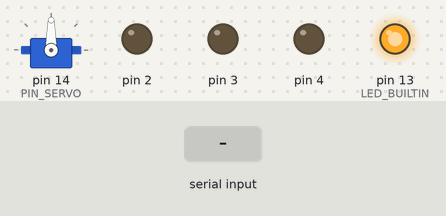
This program was run on a simulated Arduino Nano, built with avr-gcc and run on an emulated ATmega328P. Shown: servo, output pins drawn as LEDs (lit = HIGH). Inputs (shaded band) come from the test bench. What the program prints to the serial monitor is not drawn.

Above: at 4.7 s.
4.8 s: "START:1\n" received over Serial
At 5.04 s:
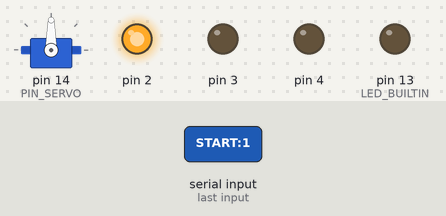
7.8 s: "STOP:1\n" received over Serial
At 10.6 s:
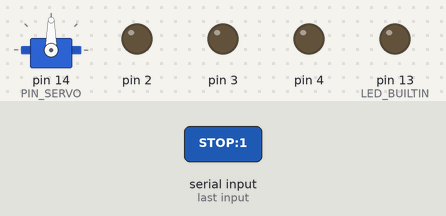
10.8 s: "UMOVE\n" received over Serial
At 12.0 s:
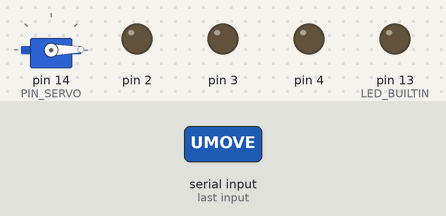
12.3 s: "MOVE:1\n" received over Serial
At 12.6 s:
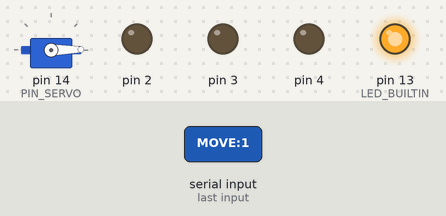
13.8 s: "START:150\n" received over Serial
At 14.05 s:
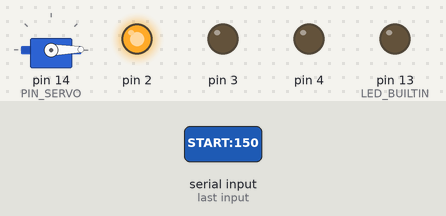
16.8 s: "UMOVE90\n" received over Serial
At 18.9 s:
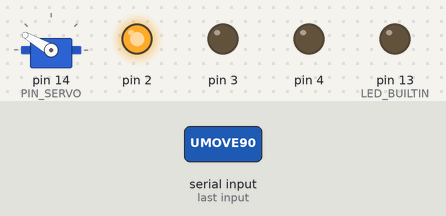
Timing chart, 0 to 20.4 s (numbered marks = the images above; inputs shaded):
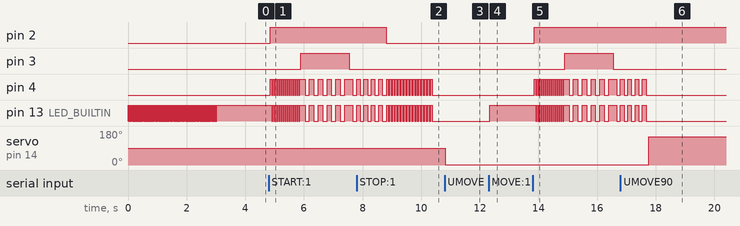

Measured:
- after the input at 4.8 s, pin 2: LOW → HIGH after 0.05 s; pin 3: LOW → HIGH after 1.1 s, → LOW 1.7 s later
- after the input at 7.8 s, pin 2: HIGH → LOW after 1.0 s
- after the input at 10.8 s, servo on pin 14 (PIN_SERVO): 90° → 1° at once
- after the input at 12.3 s, pin 13 (LED_BUILTIN): LOW → HIGH at once
- after the input at 13.8 s, pin 2: LOW → HIGH after 0.06 s; pin 3: LOW → HIGH after 1.1 s, → LOW 1.7 s later
- after the input at 16.8 s, servo on pin 14 (PIN_SERVO): 1° → 150° after 0.96 s

The program:

main.cpp
```cpp
#include "settings.h"
#include "engine_utils.h"
#include "print_utils.h"

// Global variables
int degrees = MIN_POS;   // Variable to store new position for the servo
bool led_status = false; // LED status flag
String data = "";        // String to store data from serial input
String command = "";     // String to store command from serial input

void setup()
{
    // Set the built-in LED pin as an output
    pinMode(LED_BUILTIN, OUTPUT);
    // hardware outputs on the engine
    pinMode(PIN_START, OUTPUT);
    pinMode(PIN_FUEL, OUTPUT);
    pinMode(PIN_AUX_INDICATOR, OUTPUT);

    // Initialize serial communication at 9600 bits per second
    Serial.begin(BAUD_RATE);
    Serial.println("Setting up");

    // Attach the servo and sweep
    Engine::setup(PIN_SERVO);

    Serial.println("Ready! Let's go!");
    printUtils::print_help(); // Display available commands
    Serial.println();
    printUtils::print_bar();
}

void loop()
{
    // Check if data is available to read from the serial port
    if (Serial.available() > 0)
    {
        // Read the incoming string until a newline character
        command = Serial.readStringUntil('\n');
        command.trim(); // Remove any leading or trailing whitespace
        Serial.println("Received:");

        // Find the position of the delimiter ':' or whitespace
        int delim_pos = command.indexOf(':');
        if (delim_pos < 0)
        {
            delim_pos = command.indexOf(' ');
        }

        if (delim_pos > 0)
        {
            // Extract data and command from the input string
            data = command.substring(delim_pos + 1);
            data.trim();
            degrees = data.toInt();

            command = command.substring(0, delim_pos);
            command.trim();
            command.toUpperCase();

            // Echo the command and data for the user
            Serial.print("\t- Command: ");
            Serial.println(command);
            Serial.print("\t- Data: ");
            Serial.println(data);
            Serial.println();
        }
        else
        {
            command.trim();
            command.toUpperCase();

            // Echo the command for the user
            Serial.print("\t- Command: ");
            Serial.println(command);
            Serial.println();
        }

        printUtils::print_bar(); // Print a separator bar

        // Handle different commands
        if (command == "START")
        {
            Engine::start_engine();
        }
        else if (command == "STOP")
        {
            Engine::stop_engine();
        }
        else if (command == "FUEL")
        {
            Serial.print("Fuel status is now: ");
            Serial.println(Engine::toggle_fuel());
        }
        else if ((command.startsWith("MOVE") ||
                  command.equals("M")) &&
                 degrees >= 0)
        {
            // Convert data to an integer and constrain it between 0 and 180
            Engine::move_percent(degrees);
            digitalWrite(LED_BUILTIN, led_status);
            led_status = !led_status;
            Serial.print("🏃 Moved to: ");
            Serial.print(degrees);
            Serial.println(" degrees");
            degrees = -1;
        }
        else if (command.startsWith("IDLE") || command.equals("I"))
        {
            Engine::move_percent(IDLE_PERCENT);
        }
        else if ((command.startsWith("UMOVE") ||
                  command.equals("M")) &&
                 degrees >= 0)
        {
            // Unsafe move!
            degrees = Engine::unconstrained_move(degrees);
            digitalWrite(LED_BUILTIN, led_status);
            led_status = !led_status;
            Serial.print("🚧 Moved to: ");
            Serial.print(degrees);
            Serial.println(" degrees");
            degrees = -1;
        }
        else if (command == "FLASH")
        {
            // Flash the LED twice
            for (int i = 0; i < 2; i++)
            {
                digitalWrite(LED_BUILTIN, HIGH);
                delay(300);
                digitalWrite(LED_BUILTIN, LOW);
                delay(300);
            }
        }
        else if (command == "SWEEP")
        {
            Engine::sweep_percent(0, 100);
        }
        else if (command == "STATE")
        {
            // TODO this returns a number for now. Need to convert the number to text.

            Serial.print("Current engine status is: ");
            Serial.println(Engine::get_engine_state());
        }
        else
        {
            printUtils::print_help(); // Display available commands if the command is unrecognized
        }

        // Print a separator bar after processing the command
        Serial.println();
        printUtils::print_bar();
        Serial.println();
    }
}
```

engine_utils.cpp
```cpp
#include "settings.h"
#include "engine_utils.h"

namespace Engine
{

    bool bl_fuel_on = true;
    state current_state = OFF;
    // Create a Servo object to control a servo motor
    Servo throttleServo;

    void setup(int pin)
    {
        throttleServo.attach(PIN_SERVO);
        Engine::sweep_percent(0, 100);
    }

    state get_engine_state()
    {
        return current_state;
    }
    void sweep_percent(int bottom, int top)
    {
        bool led_status = false;
        // Sweep the servo from 0 to 180 degrees
        for (int step = bottom; step <= top; step += 1)
        {
            move_percent(step);
            digitalWrite(LED_BUILTIN, led_status);
            led_status = !led_status;
            delay(15); // Wait 15 milliseconds for the servo to reach the position
        }

        // Sweep the servo back from 180 to 0 degrees
        for (int step = top; step >= bottom; step -= 1)
        {
            move_percent(step);
            digitalWrite(LED_BUILTIN, led_status);
            led_status = !led_status;
            delay(15); // Wait 15 milliseconds for the servo to reach the position
        }
    }

    void flash_pin(int pin, int times, int total_duration_ms)
    {
        int delay_time = total_duration_ms/times/2;
        // TODO change this to not use a delay
        for (int i = 0; i <= times; i++)
        {
            digitalWrite(LED_BUILTIN, true);
            digitalWrite(pin, true);
            delay(delay_time);

            digitalWrite(LED_BUILTIN, false);
            digitalWrite(pin, false);
            // delay if not the last flash
            if (i != times)
            {
                delay(delay_time);
            }
        }
    }

    int move(int target)
    {
        // degrees = constrain(MAX_POS-target, MIN_POS, MAX_POS);
        int degrees = constrain(target, MIN_POS, MAX_POS);
        throttleServo.write(degrees);
        return degrees;
    }
    int unconstrained_move(int target)
    {
        // degrees = constrain(MAX_POS-target, MIN_POS, MAX_POS);
        throttleServo.write(target);
        return target;
    }
    int move_percent(int percent)
    {
        // safety check to make sure percent is 0 - 100
        if (percent<0){
            percent = 0;
        } else if (percent > 100)
        {
            percent = 100;
        }

        // invert percent because throttle spins in reverse
        int throttle_pos  = 100-percent;

        // 0-100 needs to map to min - max pos
        return map(throttle_pos, 0,100,MIN_POS, MAX_POS); //TODO: this might not work!! CHECK!

        // return move(100 - map(percent, 0, 100, MIN_POS, MAX_POS));
    }

    bool toggle_fuel()
    {
        bl_fuel_on = !bl_fuel_on;
        digitalWrite(PIN_FUEL, bl_fuel_on);
        return bl_fuel_on;
    }

    void start_engine()
    {

        current_state = STARTING;
        Serial.println("Starting!");

        Engine::move_percent((IDLE_PERCENT+MAX_POS)/2);
        // enable fuel
        bl_fuel_on = true;
        digitalWrite(PIN_FUEL, true);
        digitalWrite(PIN_AUX_INDICATOR, true);

        // delay to allow time for fuel to move through the system
        Serial.println("\tPriming fuel");
        flash_pin(PIN_AUX_INDICATOR, 15, FUEL_PRIME_TIME_MS);

        // wait 1.5 seconds
        digitalWrite(PIN_START, true); // starter on
        Serial.println("\tStarter ON");
        flash_pin(PIN_AUX_INDICATOR, 5, START_TIME_MS);
        // turn off starter motor
        digitalWrite(PIN_START, false); //starter off
        Serial.println("\tStarter OFF");

        // Start indicator off.

        Serial.println("\tBack to idle");
        Engine::move_percent(IDLE_PERCENT);
        Serial.println("\tWait a little for the engine to settle");
        flash_pin(PIN_AUX_INDICATOR, 4, 1000);
        Serial.println("\tDone!");
    }

    void stop_engine()
    {
        Serial.println("Stopping!");
        Serial.println("\tThrottling down");
        Engine::move_percent(MIN_POS);
        Serial.println("\tFuel off");
        digitalWrite(PIN_FUEL, false);
        current_state = OFF;

        Serial.println("\tWaiting...");
        flash_pin(PIN_AUX_INDICATOR, 15, 1500);
        Serial.println("\tDone!");
    }
}
```

engine_utils.h
```cpp
#ifndef ENGINE_UTILS_H
#define ENGINE_UTILS_H

namespace Engine
{
    // STATES
    enum state
    {
        OFF = 0,
        ON = 1,
        FUEL = 2,
        STARTING = 3,
    };

    // Function declarations
    void setup(int pin);
    void flash_pin(int pin, int times, int total_duration_ms);
    void sweep_percent(int bottom, int top);
    int move(int target);
    int move_percent(int percent);
    int unconstrained_move(int target);
    void start_engine();
    void stop_engine();


    state get_engine_state();
    bool toggle_fuel();
}

#endif // ENGINE_UTILS_H
```

print_utils.cpp
```cpp
#include <Arduino.h>
#include "print_utils.h"

namespace printUtils
{
    // Function to display available commands
    void print_help()
    {
        print_line();
        Serial.println("HELP:");
        print_line();
        Serial.println();
        Serial.println("Available commands:");
        Serial.println("START - Begin operation");
        Serial.println("FUEL - Toggle Fuel State (ON/OFF)");
        Serial.println("MOVE <position>|| M <position> - Move servo to specified position (min pos - max pos)");
        Serial.println("SWEEP - Sweep the throttle from min to max position");
        Serial.println("FLASH - Flash the Arduino Builtin LED twice to test");
        Serial.println("STATE - Report current open loop engine state");
        Serial.println("UMOVE <position> - UNSAFE Move servo to specified position (0-180)");
    }

    // Function to print a separator bar
    void print_bar()
    {
        for (int i = 0; i < 50; i++)
        {
            Serial.print("#");
        }
        Serial.println();
    }
    // Function to print a separator bar
    void print_line()
    {
        for (int i = 0; i < 50; i++)
        {
            Serial.print("-");
        }
        Serial.println();
    }
}
```

print_utils.h
```cpp
#ifndef PRINT_HELPER_H
#define PRINT_HELPER_H

namespace printUtils {
    // Forward declare the functions
    void print_help();
    void print_bar();
    void print_line();
}

#endif //PRINT_HELPER_H
```

settings.h
```cpp
#ifndef SETTINGS_H
#define SETTINGS_H
#include <Arduino.h>
#include <Servo.h>

#define BAUD_RATE 9600

// PIN MAP
#define PIN_SERVO PIN_A0
#define PIN_START PIN3
#define PIN_FUEL PIN2
#define PIN_AUX_INDICATOR PIN4


// ENGINE SETTINGS:
// #define MAX_POS 90
#define MAX_POS 40
#define MIN_POS 0
#define IDLE_PERCENT 13

#define START_TIME_MS 1500
#define FUEL_PRIME_TIME_MS 1000

#endif //SETTINGS_H
```
